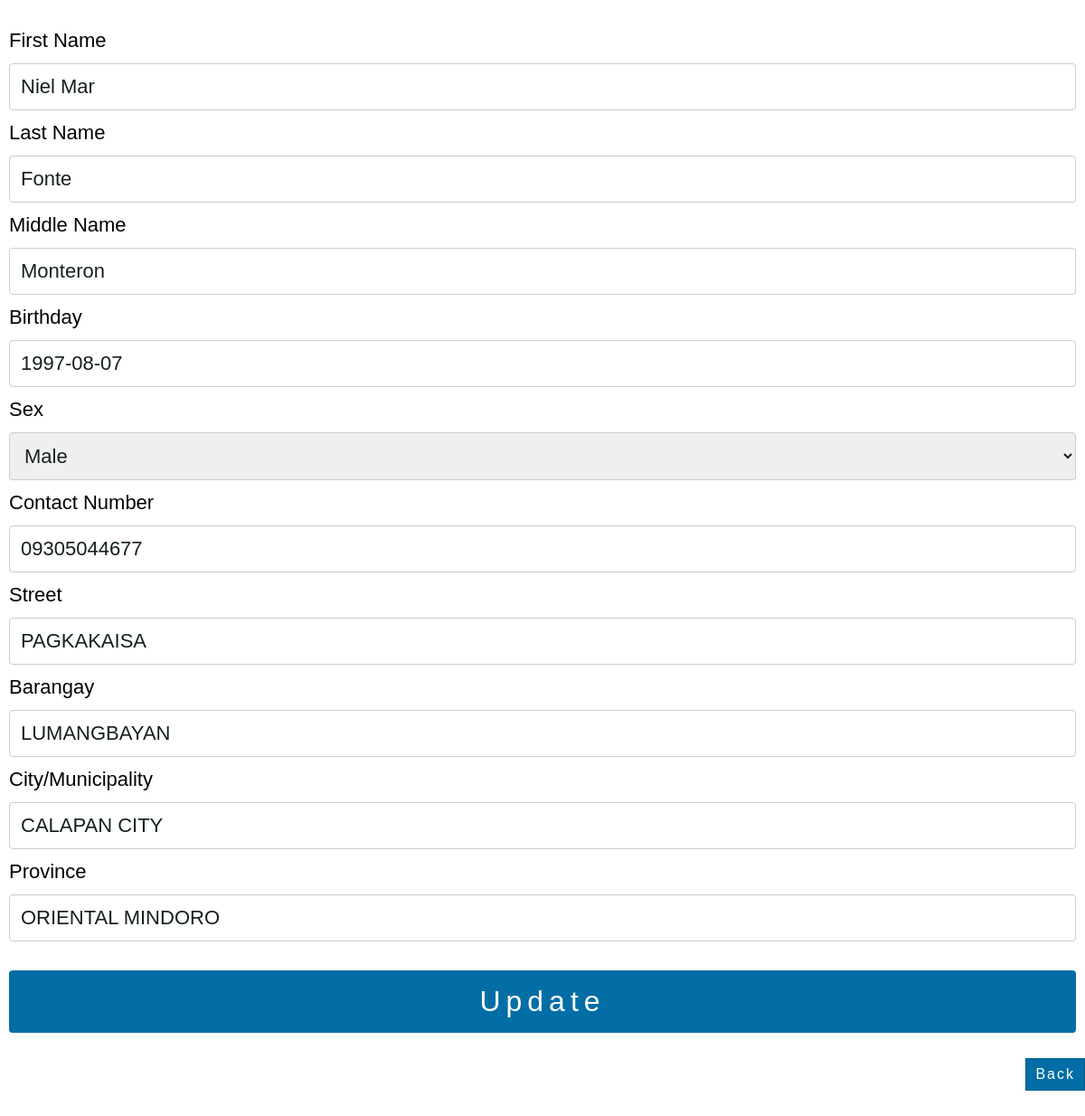
Page /edit.php?ID=2 on the committed database.
### tables this page shows
CREATE TABLE `patient_list` (
  `id` int(11) NOT NULL,
  `first_name` varchar(50) NOT NULL,
  `last_name` varchar(50) NOT NULL,
  `middle_name` varchar(50) NOT NULL,
  `birthday` varchar(10) NOT NULL,
  `sex` varchar(10) NOT NULL,
  `contact_number` varchar(50) NOT NULL,
  `address_street` varchar(100) NOT NULL,
  `address_brgy` varchar(100) NOT NULL,
  `address_citymuni` varchar(100) NOT NULL,
  `address_province` varchar(100) NOT NULL,
  `added_at` date NOT NULL DEFAULT current_timestamp()
);

### edit.php (the view, shortened to what this page needs)
<?php
$con = connection();
$id = $_GET['ID'];
$sql = "SELECT * FROM patient_list WHERE id = '$id'";
$patients = $con->query($sql) or die ($con->error);
$row = $patients->fetch_assoc();
?>
<!DOCTYPE html>
<html lang="en">
<head>
    <link rel="stylesheet" href="css/style.css">
</head>
<body>
<div class="add-container">
    <form action="" method="post">
        <label>First Name</label>
        <input type="text" name="FirstName" id="FirstName" value ="<?php echo $row['first_name'];?>">
        <label>Last Name</label>
        <input type="text" name="LastName" id="LastName" value ="<?php echo $row['last_name'];?>">
        <label>Middle Name</label>
        <input type="text" name="MiddleName" id="MiddleName" value ="<?php echo $row['middle_name'];?>">
        <label>Birthday</label>
        <input type="varchar" name="Birthday" id="Birthday" value ="<?php echo $row['birthday'];?>">
        <label>Sex</label>
        <select name="Sex" id="sex">
            <option value="Male" <?php echo ($row['sex'] == "Male")? 'Selected' : '';?>>Male </option>
        </select>
        <label>Contact Number</label>
        <input type="varchar" name="ContactNumber" id="ContactNumber" value ="<?php echo $row['contact_number'];?>">
        <label>Street</label>
        <input type="varchar" name="AddressStreet" id="AddressStreet" value ="<?php echo $row['address_street'];?>">
        <label>Barangay</label>
        <input type="varchar" name="AddressBarangay" id="AddressBarangay" value ="<?php echo $row['address_brgy'];?>">
        <label>City/Municipality</label>
        <input type="varchar" name="AddressCity/Municipality" id="AddressCity/Municipality" value ="<?php echo $row['address_citymuni'];?>">
        <label>Province</label>
        <input type="varchar" name="Province" id="Province" value ="<?php echo $row['address_province'];?>">
        <input type="submit" name="submit" value="Update">
    </form>
    </div>
        <div class="button-container">
             <a href = "index.php"> Back </a>
        </div>
</body>
</html>

### css/style.css (style rules this page uses)
* { margin: 0; padding: 0; box-sizing: border-box; }
body { font-family: "Arial"; }
.button-container { margin: 0 ; float: right; padding: 1rem 0 2rem 0; }
.button-container a { float: left; border: 1px solid rgb(2, 94, 139); background: rgb(2, 110 , 165); padding: 8px 10px 8px 10px; color: white; text-decoration: none; letter-spacing: 2px ; }
.add-container { margin: 0 10px; padding-top: 2rem; }
.add-container input, .add-container select { display: block; font-size: 22px; width: 100%; padding: 12px; border: 1px solid #ccc ; border-radius: 4px; color: rgb(20, 32, 32); margin: 12px 0; }
.add-container label { font-size: 22px; }
.add-container input[type="submit"] { width: 100%; letter-spacing: 6px; border-radius: 4px; margin-top: 2rem; font-size: 32px; padding: 1rem; background-color: rgb(2, 110, 165); border: none; color: white; cursor: pointer; }

### rows in the picture
patient_list: FirstName "Niel Mar", LastName "Fonte", MiddleName "Monteron", Birthday "1997-08-07", ContactNumber "09305044677", AddressStreet "PAGKAKAISA", AddressBarangay "LUMANGBAYAN", address_citymuni "CALAPAN CITY", Province "ORIENTAL MINDORO"
